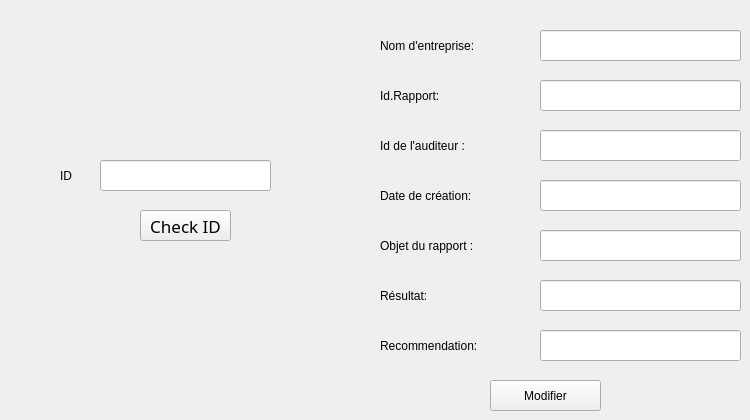
        <widget class="QWidget" name="tab_2">
         <attribute name="title">
          <string>Modifier un rapport</string>
         </attribute>
         <widget class="QLabel" name="label_24">
          <property name="geometry">
           <rect>
            <x>380</x>
            <y>230</y>
            <width>141</width>
            <height>31</height>
           </rect>
          </property>
          <property name="text">
           <string>Objet du rapport :</string>
          </property>
         </widget>
         <widget class="QPushButton" name="pushButton_modifier">
          <property name="geometry">
           <rect>
            <x>490</x>
            <y>380</y>
            <width>111</width>
            <height>31</height>
           </rect>
          </property>
          <property name="cursor">
           <cursorShape>PointingHandCursor</cursorShape>
          </property>
          <property name="styleSheet">
           <string notr="true"/>
          </property>
          <property name="text">
           <string>Modifier</string>
          </property>
         </widget>
         <widget class="QLineEdit" name="lineEdit_idauditeur_2">
          <property name="geometry">
           <rect>
            <x>540</x>
            <y>130</y>
            <width>201</width>
            <height>31</height>
           </rect>
          </property>
         </widget>
         <widget class="QLabel" name="label_25">
          <property name="geometry">
           <rect>
            <x>380</x>
            <y>330</y>
            <width>151</width>
            <height>31</height>
           </rect>
          </property>
          <property name="text">
           <string>Recommendation:</string>
          </property>
         </widget>
         <widget class="QLabel" name="label_26">
          <property name="geometry">
           <rect>
            <x>380</x>
            <y>180</y>
            <width>151</width>
            <height>31</height>
           </rect>
          </property>
          <property name="text">
           <string>Date de création:</string>
          </property>
         </widget>
         <widget class="QLineEdit" name="lineEdit_recommendation_2">
          <property name="geometry">
           <rect>
            <x>540</x>
            <y>330</y>
            <width>201</width>
            <height>31</height>
           </rect>
          </property>
         </widget>
         <widget class="QLineEdit" name="lineEdit_idrapport_2">
          <property name="geometry">
           <rect>
            <x>540</x>
            <y>80</y>
            <width>201</width>
            <height>31</height>
           </rect>
          </property>
         </widget>
         <widget class="QLineEdit" name="lineEdit_objet_2">
          <property name="geometry">
           <rect>
            <x>540</x>
            <y>230</y>
            <width>201</width>
            <height>31</height>
           </rect>
          </property>
         </widget>
         <widget class="QLabel" name="label_27">
          <property name="geometry">
           <rect>
            <x>380</x>
            <y>280</y>
            <width>91</width>
            <height>31</height>
           </rect>
          </property>
          <property name="text">
           <string>Résultat:</string>
          </property>
         </widget>
         <widget class="QLabel" name="label_28">
          <property name="geometry">
           <rect>
            <x>380</x>
            <y>80</y>
            <width>131</width>
            <height>31</height>
           </rect>
          </property>
          <property name="text">
           <string>Id.Rapport:</string>
          </property>
         </widget>
         <widget class="QLineEdit" name="lineEdit_result_2">
          <property name="geometry">
           <rect>
            <x>540</x>
            <y>280</y>
            <width>201</width>
            <height>31</height>
           </rect>
          </property>
         </widget>
         <widget class="QLabel" name="label_29">
          <property name="geometry">
           <rect>
            <x>380</x>
            <y>130</y>
            <width>131</width>
            <height>31</height>
           </rect>
          </property>
          <property name="text">
           <string>Id de l'auditeur :</string>
          </property>
         </widget>
         <widget class="QLineEdit" name="lineEdit_date_2">
          <property name="geometry">
           <rect>
            <x>540</x>
            <y>180</y>
            <width>201</width>
            <height>31</height>
           </rect>
          </property>
         </widget>
         <widget class="QPushButton" name="pushButton_check">
          <property name="geometry">
           <rect>
            <x>140</x>
            <y>210</y>
            <width>91</width>
            <height>31</height>
           </rect>
          </property>
          <property name="font">
           <font>
            <family>Bell MT</family>
            <pointsize>13</pointsize>
            <italic>false</italic>
            <bold>false</bold>
           </font>
          </property>
          <property name="styleSheet">
           <string notr="true"/>
          </property>
          <property name="text">
           <string>Check ID</string>
          </property>
         </widget>
         <widget class="QLabel" name="label_22">
          <property name="geometry">
           <rect>
            <x>60</x>
            <y>160</y>
            <width>31</width>
            <height>32</height>
           </rect>
          </property>
          <property name="text">
           <string>ID</string>
          </property>
         </widget>
         <widget class="QLineEdit" name="lineEdit_check">
          <property name="geometry">
           <rect>
            <x>100</x>
            <y>160</y>
            <width>171</width>
            <height>31</height>
           </rect>
          </property>
         </widget>
         <widget class="QLabel" name="label_32">
          <property name="geometry">
           <rect>
            <x>380</x>
            <y>30</y>
            <width>151</width>
            <height>31</height>
           </rect>
          </property>
          <property name="text">
           <string>Nom d'entreprise:</string>
          </property>
         </widget>
         <widget class="QLineEdit" name="lineEdit_nomentrep_2">
          <property name="geometry">
           <rect>
            <x>540</x>
            <y>30</y>
            <width>201</width>
            <height>31</height>
           </rect>
          </property>
         </widget>
        </widget>
